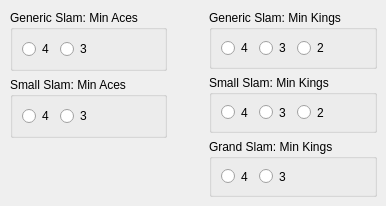
     <widget class="QWidget" name="dealOptsSlamPage">
      <attribute name="title">
       <string>Slam</string>
      </attribute>
      <widget class="QWidget" name="layoutWidget">
       <property name="geometry">
        <rect>
         <x>10</x>
         <y>10</y>
         <width>367</width>
         <height>187</height>
        </rect>
       </property>
       <layout class="QHBoxLayout" name="horizontalLayout_37">
        <item>
         <layout class="QVBoxLayout" name="verticalLayout_19">
          <item>
           <layout class="QVBoxLayout" name="verticalLayout_17">
            <item>
             <widget class="QGroupBox" name="groupBox_10">
              <property name="title">
               <string>Generic Slam: Min Aces</string>
              </property>
              <layout class="QVBoxLayout" name="verticalLayout_12">
               <item>
                <layout class="QHBoxLayout" name="horizontalLayout_31">
                 <item>
                  <layout class="QHBoxLayout" name="horizontalLayout_27">
                   <item>
                    <widget class="QRadioButton" name="fourAcesNeededForSlam">
                     <property name="text">
                      <string>4</string>
                     </property>
                    </widget>
                   </item>
                   <item>
                    <widget class="QRadioButton" name="threeAcesNeededForSlam">
                     <property name="text">
                      <string>3</string>
                     </property>
                    </widget>
                   </item>
                  </layout>
                 </item>
                 <item>
                  <spacer name="horizontalSpacer_35">
                   <property name="orientation">
                    <enum>Qt::Horizontal</enum>
                   </property>
                   <property name="sizeHint" stdset="0">
                    <size>
                     <width>40</width>
                     <height>20</height>
                    </size>
                   </property>
                  </spacer>
                 </item>
                </layout>
               </item>
              </layout>
             </widget>
            </item>
            <item>
             <widget class="QGroupBox" name="groupBox_11">
              <property name="title">
               <string>Small Slam: Min Aces</string>
              </property>
              <layout class="QVBoxLayout" name="verticalLayout_13">
               <item>
                <layout class="QHBoxLayout" name="horizontalLayout_32">
                 <item>
                  <layout class="QHBoxLayout" name="horizontalLayout_28">
                   <item>
                    <widget class="QRadioButton" name="fourAcesNeededForSmallSlam">
                     <property name="text">
                      <string>4</string>
                     </property>
                    </widget>
                   </item>
                   <item>
                    <widget class="QRadioButton" name="threeAcesNeededForSmallSlam">
                     <property name="text">
                      <string>3</string>
                     </property>
                    </widget>
                   </item>
                  </layout>
                 </item>
                 <item>
                  <spacer name="horizontalSpacer_36">
                   <property name="orientation">
                    <enum>Qt::Horizontal</enum>
                   </property>
                   <property name="sizeHint" stdset="0">
                    <size>
                     <width>40</width>
                     <height>20</height>
                    </size>
                   </property>
                  </spacer>
                 </item>
                </layout>
               </item>
              </layout>
             </widget>
            </item>
           </layout>
          </item>
          <item>
           <spacer name="verticalSpacer">
            <property name="orientation">
             <enum>Qt::Vertical</enum>
            </property>
            <property name="sizeHint" stdset="0">
             <size>
              <width>20</width>
              <height>40</height>
             </size>
            </property>
           </spacer>
          </item>
         </layout>
        </item>
        <item>
         <spacer name="horizontalSpacer_40">
          <property name="orientation">
           <enum>Qt::Horizontal</enum>
          </property>
          <property name="sizeHint" stdset="0">
           <size>
            <width>40</width>
            <height>20</height>
           </size>
          </property>
         </spacer>
        </item>
        <item>
         <layout class="QVBoxLayout" name="verticalLayout_18">
          <item>
           <widget class="QGroupBox" name="groupBox_12">
            <property name="title">
             <string>Generic Slam: Min Kings</string>
            </property>
            <layout class="QVBoxLayout" name="verticalLayout_14">
             <item>
              <layout class="QHBoxLayout" name="horizontalLayout_33">
               <item>
                <layout class="QHBoxLayout" name="horizontalLayout_29">
                 <item>
                  <widget class="QRadioButton" name="fourKingsNeededForSlam">
                   <property name="text">
                    <string>4</string>
                   </property>
                  </widget>
                 </item>
                 <item>
                  <widget class="QRadioButton" name="threeKingsNeededForSlam">
                   <property name="text">
                    <string>3</string>
                   </property>
                  </widget>
                 </item>
                 <item>
                  <widget class="QRadioButton" name="twoKingsNeededForSlam">
                   <property name="text">
                    <string>2</string>
                   </property>
                  </widget>
                 </item>
                </layout>
               </item>
               <item>
                <spacer name="horizontalSpacer_37">
                 <property name="orientation">
                  <enum>Qt::Horizontal</enum>
                 </property>
                 <property name="sizeHint" stdset="0">
                  <size>
                   <width>40</width>
                   <height>20</height>
                  </size>
                 </property>
                </spacer>
               </item>
              </layout>
             </item>
            </layout>
           </widget>
          </item>
          <item>
           <widget class="QGroupBox" name="groupBox_13">
            <property name="title">
             <string>Small Slam: Min Kings</string>
            </property>
            <layout class="QVBoxLayout" name="verticalLayout_15">
             <item>
              <layout class="QHBoxLayout" name="horizontalLayout_34">
               <item>
                <layout class="QHBoxLayout" name="horizontalLayout_30">
                 <item>
                  <widget class="QRadioButton" name="fourKingsNeededForSmallSlam">
                   <property name="text">
                    <string>4</string>
                   </property>
                  </widget>
                 </item>
                 <item>
                  <widget class="QRadioButton" name="threeKingsNeededForSmallSlam">
                   <property name="text">
                    <string>3</string>
                   </property>
                  </widget>
                 </item>
                 <item>
                  <widget class="QRadioButton" name="twoKingsNeededForSmallSlam">
                   <property name="text">
                    <string>2</string>
                   </property>
                  </widget>
                 </item>
                </layout>
               </item>
               <item>
                <spacer name="horizontalSpacer_38">
                 <property name="orientation">
                  <enum>Qt::Horizontal</enum>
                 </property>
                 <property name="sizeHint" stdset="0">
                  <size>
                   <width>40</width>
                   <height>20</height>
                  </size>
                 </property>
                </spacer>
               </item>
              </layout>
             </item>
            </layout>
           </widget>
          </item>
          <item>
           <widget class="QGroupBox" name="groupBox_14">
            <property name="title">
             <string>Grand Slam: Min Kings</string>
            </property>
            <layout class="QVBoxLayout" name="verticalLayout_16">
             <item>
              <layout class="QHBoxLayout" name="horizontalLayout_36">
               <item>
                <layout class="QHBoxLayout" name="horizontalLayout_35">
                 <item>
                  <widget class="QRadioButton" name="fourKingsNeededForGrandSlam">
                   <property name="text">
                    <string>4</string>
                   </property>
                  </widget>
                 </item>
                 <item>
                  <widget class="QRadioButton" name="threeKingsNeededForGrandSlam">
                   <property name="text">
                    <string>3</string>
                   </property>
                  </widget>
                 </item>
                </layout>
               </item>
               <item>
                <spacer name="horizontalSpacer_39">
                 <property name="orientation">
                  <enum>Qt::Horizontal</enum>
                 </property>
                 <property name="sizeHint" stdset="0">
                  <size>
                   <width>40</width>
                   <height>20</height>
                  </size>
                 </property>
                </spacer>
               </item>
              </layout>
             </item>
            </layout>
           </widget>
          </item>
         </layout>
        </item>
       </layout>
      </widget>
     </widget>
